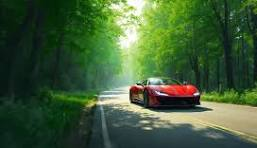
#> input picture images/input/car.jpg, 257 x 148 px, found by its file name
$ python 06_adaptive_threshold.py
#> lines starting #> are read from the running program, lines starting #| are printed output that depends on the picture; after the words box and inside, x2 and y2 are one past the last pixel; in counts of white or black regions, pixels touching at a corner belong together
"""
Adaptive Mean Thresholding
- The threshold for each pixel is computed as the mean value of the surrounding block
  (199x199 neighborhood, here), minus the constant (5).
- Best for images with fairly consistent noise or lighting within local regions.

Adaptive Gaussian Threosholding
- The threshold for each pixel comes from a weighted sum of surrounding pixels
  (Gaussian window), minus the constant (5).
- More effective than mean in regions with gradual intensity variations.
"""

import cv2

gray_image = cv2.imread(".\images\input\car.jpg", 0)
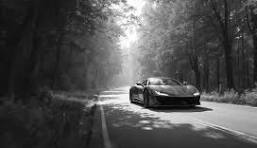
#> gray_image: shape (148, 257); min 0, max 255, mean 79.4

#  Adaptive Mean Thresholding
thresh_mean = cv2.adaptiveThreshold(
    src=gray_image,
    maxValue=255,
    adaptiveMethod=cv2.ADAPTIVE_THRESH_MEAN_C,
    thresholdType=cv2.THRESH_BINARY,
    blockSize=199,
    C=5,
)
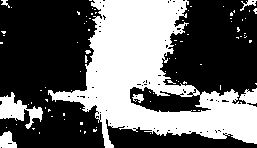
#> thresh_mean: shape (148, 257); 39.4% white; 86 white regions (80 under 20 px), largest, box (x1, y1, x2, y2) and area: (48, 0, 257, 148) 13650, (0, 92, 43, 129) 685, (0, 131, 17, 148) 205, (240, 0, 257, 11) 66, (132, 94, 144, 103) 66, (1, 0, 10, 8) 32

thresh_gauss = cv2.adaptiveThreshold(
    src=gray_image,
    maxValue=255,
    adaptiveMethod=cv2.ADAPTIVE_THRESH_GAUSSIAN_C,
    thresholdType=cv2.THRESH_BINARY,
    blockSize=199,
    C=5,
)
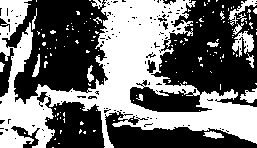
#> thresh_gauss: shape (148, 257); 44.2% white; 140 white regions (124 under 20 px), largest, box (x1, y1, x2, y2) and area: (0, 0, 257, 148) 15085, (232, 31, 254, 57) 301, (228, 0, 257, 26) 196

cv2.imshow("Grayscale Image", gray_image)
cv2.imshow("Adaptive Mean Thresholding", thresh_mean)
cv2.imshow("Adaptive Gaussian Thresholding", thresh_gauss)

cv2.waitKey(0)
cv2.destroyAllWindows()

$ run again, with images/input/cat_dog.jpg copied over images/input/car.jpg
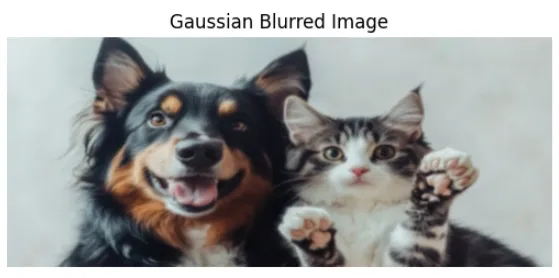
#> input picture images/input/cat_dog.jpg, 559 x 278 px, found by its file name
#> `thresh_mean = cv2.adaptiveThreshold( src=gray_image, maxValue=255, ada..`:
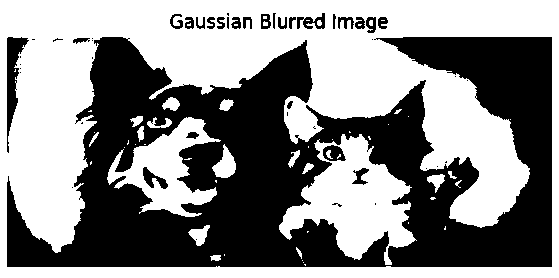
#> thresh_mean: shape (278, 559); 53.5% white; 49 black regions (23 under 20 px), largest, box (x1, y1, x2, y2) and area: (7, 37, 552, 267) 69012, (7, 37, 29, 153) 977, (323, 145, 346, 161) 236
#> `thresh_gauss = cv2.adaptiveThreshold( src=gray_image, maxValue=255, ad..`:
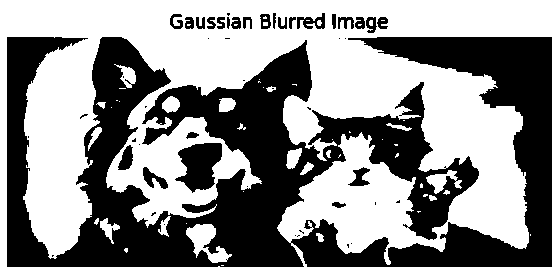
#> thresh_gauss: shape (278, 559); 57.1% white; 50 black regions (25 under 20 px), largest, box (x1, y1, x2, y2) and area: (7, 37, 552, 267) 62710, (175, 143, 222, 193) 1527, (143, 167, 168, 189) 246
